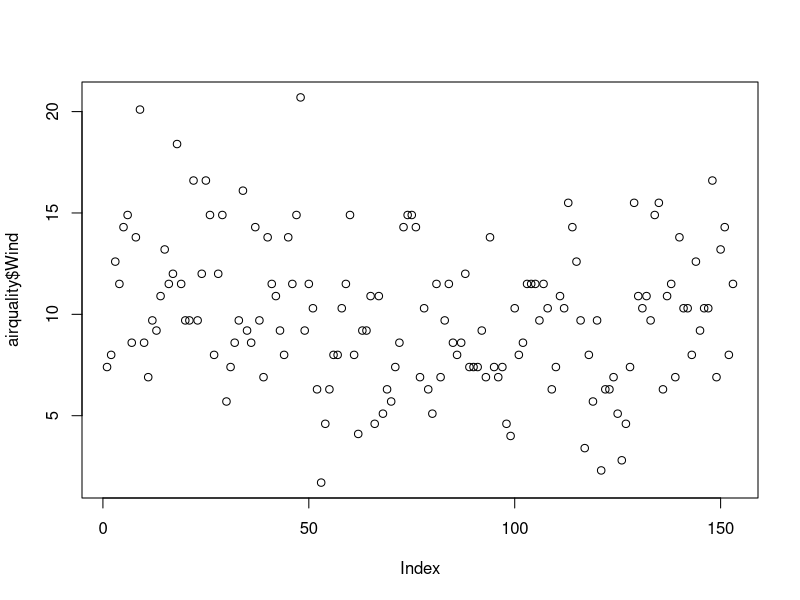
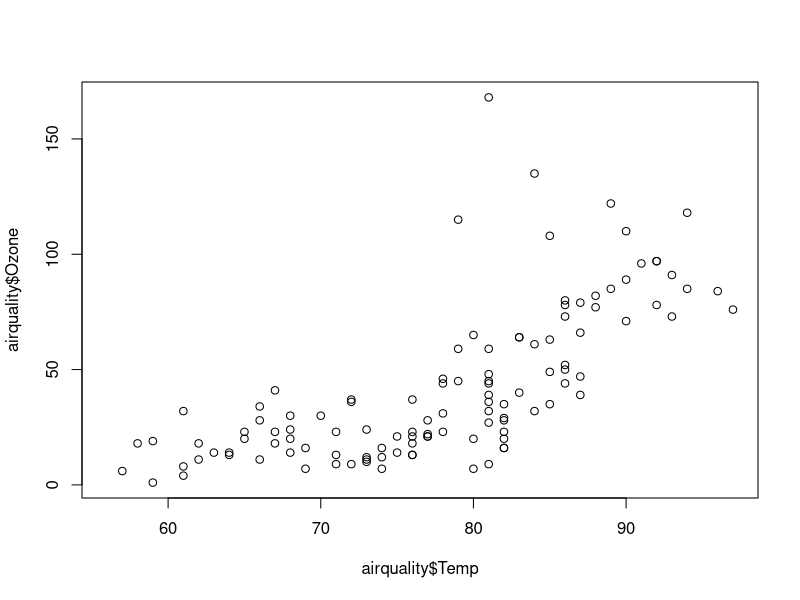
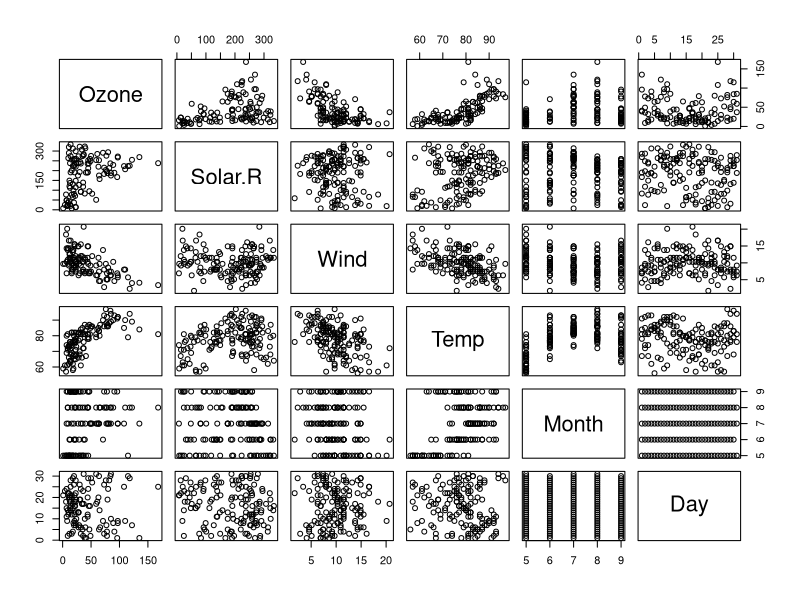
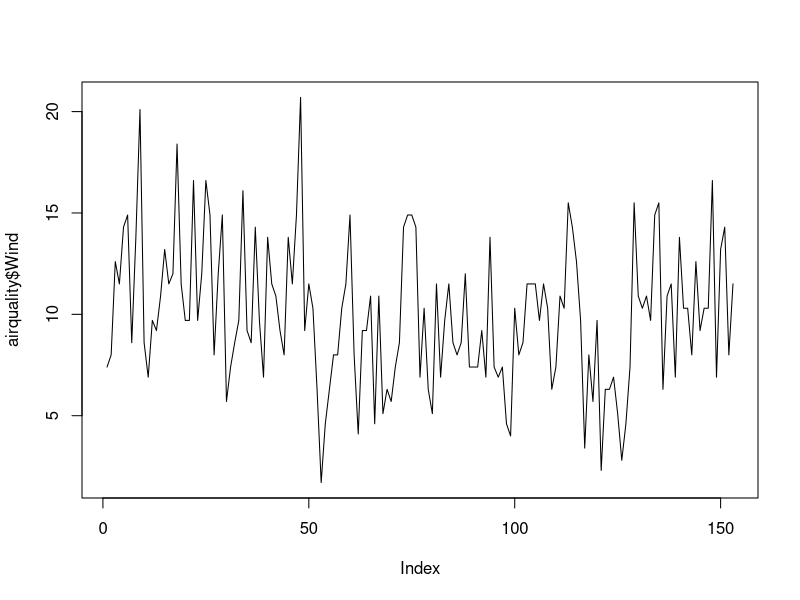
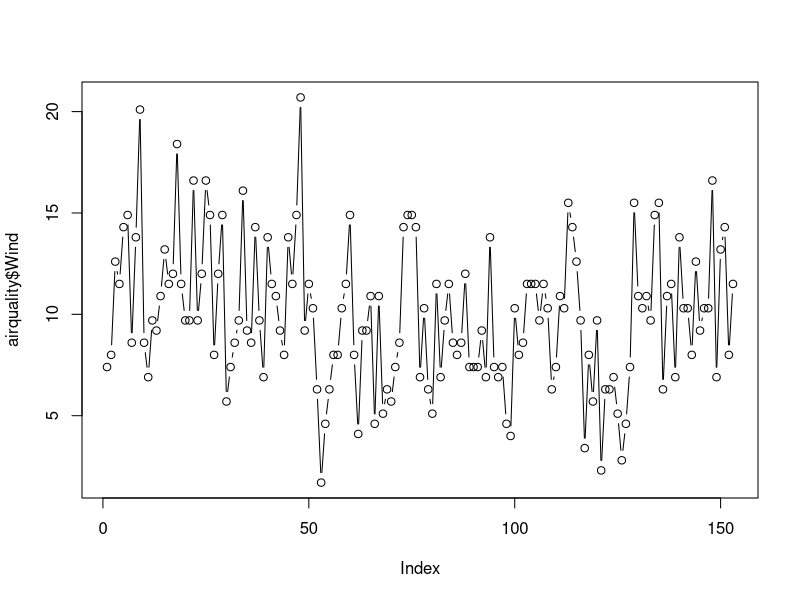
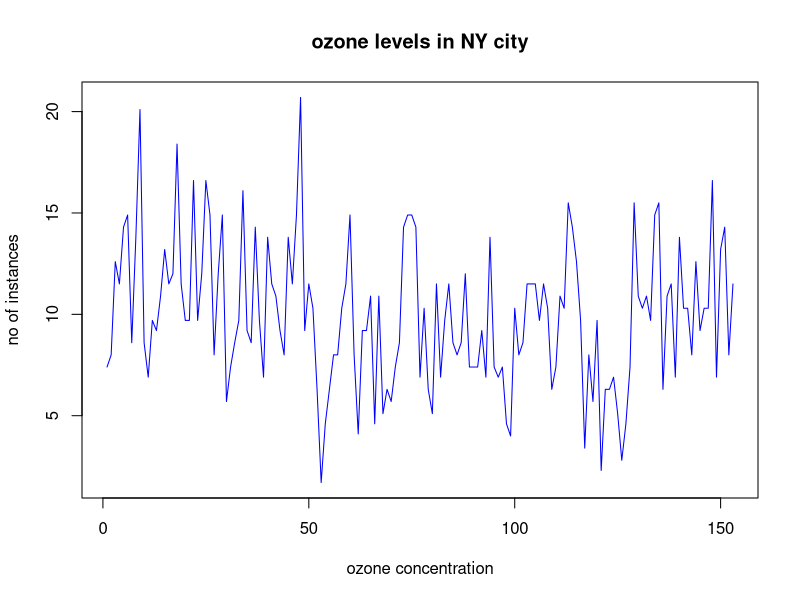
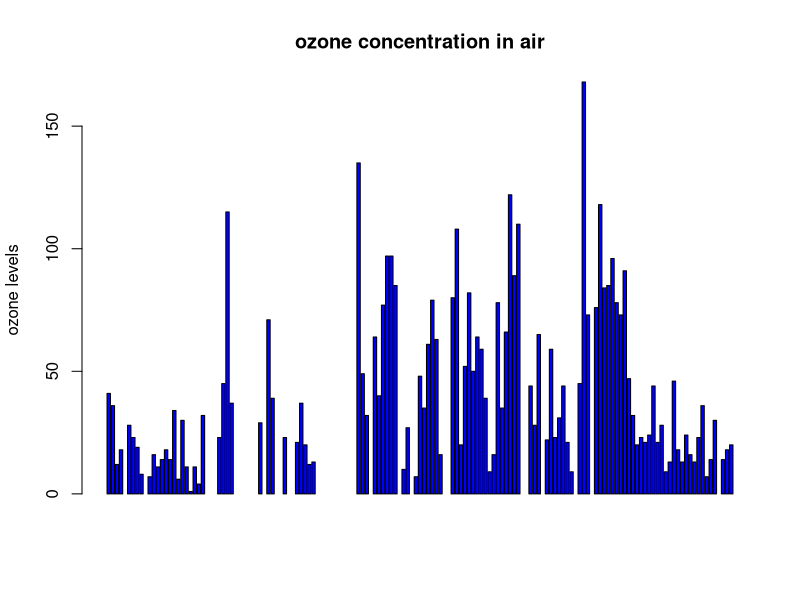
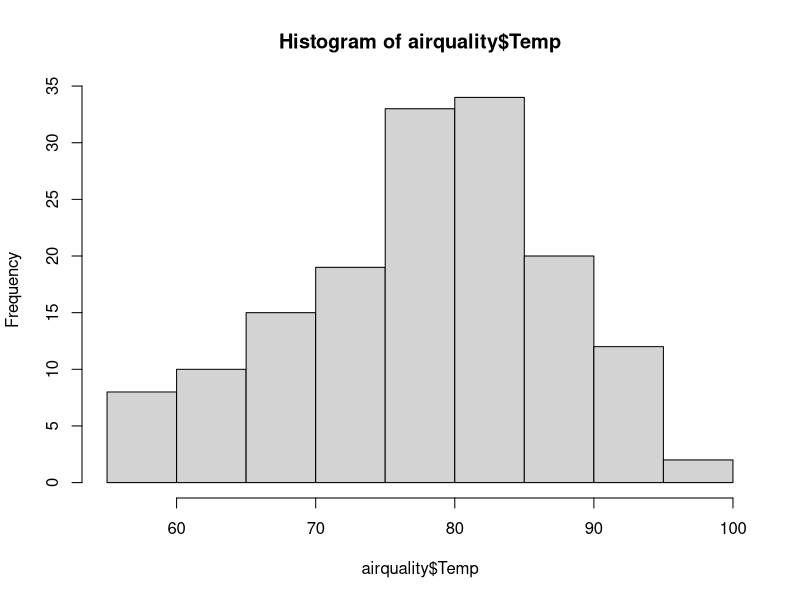

Write the R code that produced these figures, in order.

airquality <- datasets::airquality
  

####Top 10 rows and last 10 rows
head(airquality,10)
tail (airquality,10)
  
### column 
airquality [50:60,c(1,2)]

df<- airquality [,-6]

### Descriptive statistics
#1

summary (airquality[,c(4,5)])
summary (airquality[2:5,c(2,3)])
 

airquality$Solar.R


##1
summary (airquality$Wind)
summary (airquality$Day)
airquality$Temp

## summary of the data
summary (airquality)
 
## visualisation

#scatter plot 
plot (airquality$Wind)

plot (airquality$Temp,airquality$Ozone,type='p')
 
plot (airquality)

#points and lines 

plot(airquality$Wind, type= "l")

# p: point 1: lines,b: both

plot (airquality$Wind, type= "b")
plot (airquality$Wind, xlab = 'ozone concentration', ylab = 'no of instances', main = 'ozone levels in NY city', 
      col = 'blue',type = 'l')

## horizontal bar plot
barplot (airquality$Ozone, main = 'ozone concentration in air', ylab = 'ozone levels',
         col = 'blue', horiz = F, axes = T)

## histogram
hist (airquality$Temp)
hist (airquality$Temp, main = 'solar radiation values in air',
      xlab = 'solar rad', col = 'blue')

# single box plot
boxplot (airquality$Wind, main = "boxplot")

boxplot.stats (airquality$Wind)$out
boxplot.stats (airquality$Ozone)$out

# multiple box plot
boxplot (airquality[,1:4], main = 'multiple')

#margin of the grid(mar), 
#no of rows and columns(mfrow), 
#whether a border is to be included(bty) 
#and position of the 
#labels(las: 1 for horizontal, las: 0 for vertical)
#bty - box around the plot

par(mfrow=c(3,3),mar=c(2,5,2,1),  las=0, bty="o")

plot(airquality$Ozone)
plot(airquality$Ozone, airquality$Wind)
plot(airquality$Ozone, type= "l")
plot(airquality$Ozone, type= "l")
plot(airquality$Ozone, type= "l")
barplot(airquality$Ozone, main = 'Ozone Concenteration in air',
        xlab = 'ozone levels', col='green',horiz = TRUE)
hist(airquality$Solar.R)
boxplot(airquality$Solar.R)
boxplot(airquality[,0:4], main='Multiple Box plots')
 
summary (airquality)

